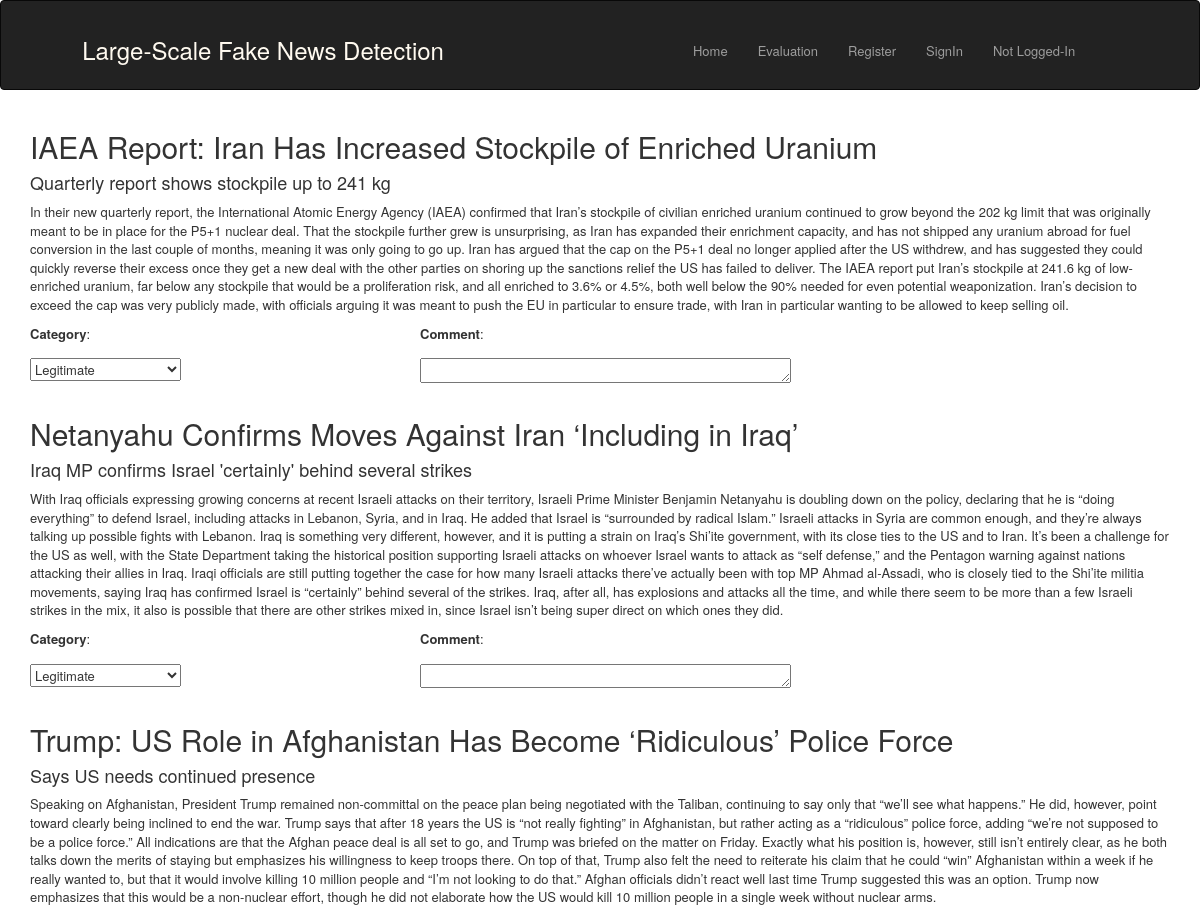
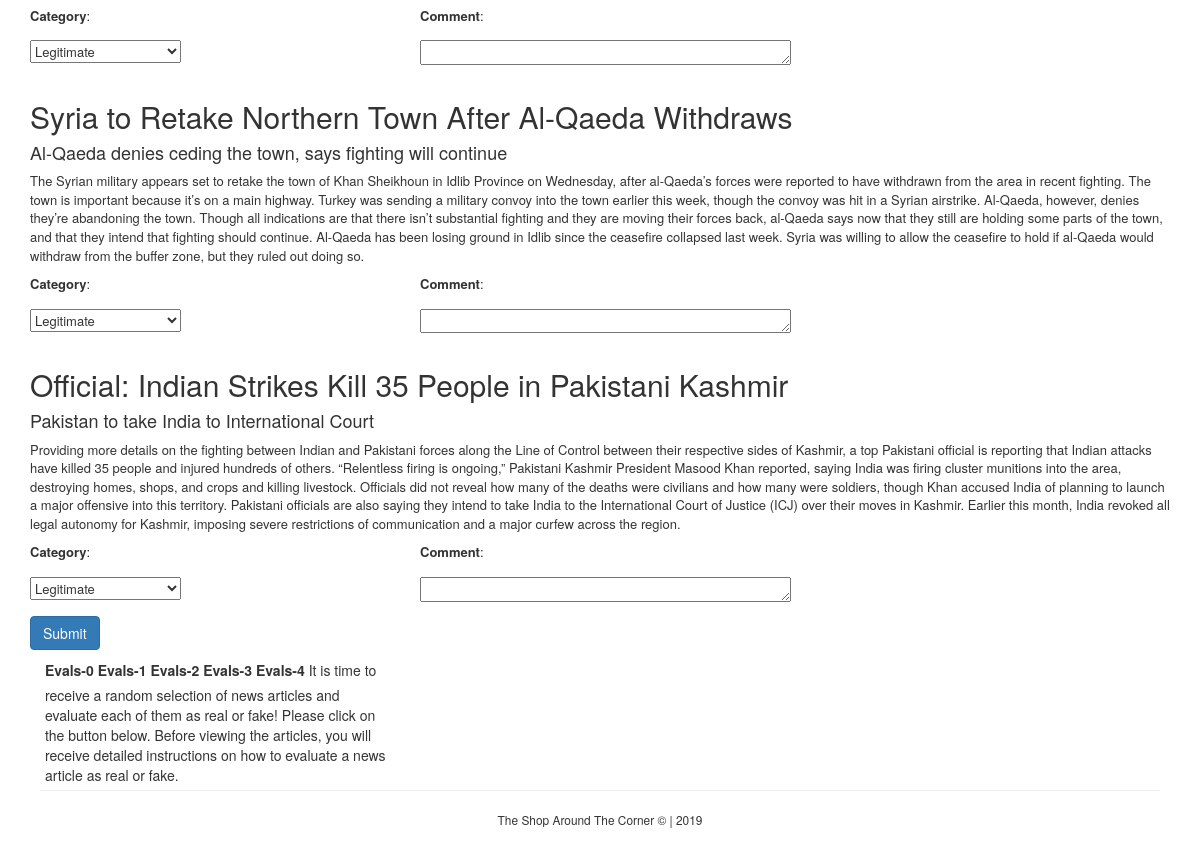
Screenshot of /evaluation with the database file from the repository (2 pictures, top to bottom).
### app/catalog/models.py (models this page shows, shortened)
class Book(db.Model):
    __tablename__ = 'book'
    id = db.Column(db.Integer, primary_key=True)
    title = db.Column(db.String(500), nullable=False, index=True)
    subtitle = db.Column(db.String(500))
    text = db.Column(db.String(50000), nullable=False)
    url = db.Column(db.String(500), index=True)
    pub_date = db.Column(db.DateTime, default=datetime.utcnow())
    pub_id = db.Column(db.Integer, db.ForeignKey('publication.id'))

### app/eval/routes.py (the view)
@evaluation.route('/evaluation', methods=['GET', 'POST'])
def display_eval_form():
    form = EvaluateManyArticlesForm(request.form)
    articles = np.random.choice(Book.query.all(), size=5, replace=False)
    if form.validate_on_submit():
        for entry in form.evals.entries:
            print(entry.data['category'])
            print(entry.data['comment'])
    return render_template('evaluation_prompt.html', EvalForm=form, Articles=articles, zip=zip)

### app/eval/forms.py
class EvaluateManyArticlesForm(FlaskForm):
    evals = FieldList(FormField(EvaluateArticleForm), min_entries=5)
    submit = SubmitField('Submit')

class EvaluateArticleForm(FlaskForm):
    category = SelectField('Category', choices=[
        ('real', 'Legitimate'), ('fake', 'Fake'), ('satire', 'Satire'),
        ('partisan', 'Extreme Partisan Bias'), ('conspiracy', 'Conspiracy Theory'),
        ('opinion', 'Opinion'), ('convoluted', 'Convoluted')])
    comment = TextAreaField('Comment', validators=[Length(max=1000)])

### app/eval/templates/evaluation_prompt.html (shortened to what this page needs)
{% extends 'layout.html' %}
{% block content %}
<div class="container">
    <form action="{{ url_for('evaluation.display_eval_form') }}" method="POST">
        {% for article, eval in zip(Articles, EvalForm.evals) %}
            <h2> {{ article.title }} </h2>
            <h4> {{ article.subtitle }} </h4>
            <p> {{ article.text }} </p>
            <div class="row">
                <div class="col-md-4">
                    <p> {{ eval.form.category.label }}: </p> <p> {{ eval.form.category }} </p>
                </div>
                <div class="col-md-4">
                    <p> {{ eval.form.comment.label }}: </p> <p> {{ eval.form.comment(rows="1", cols="50") }} </p>
                </div>
            </div>
        {% endfor %}
        <p> {{ EvalForm.submit(class="btn btn-primary") }} </p>
    </form>
    <div class="col-md-4">
        {% for article, eval in zip(Articles, EvalForm.evals) %}
            {{ eval.label }}
        {% endfor %}
        It is time to receive a random selection of news articles and evaluate each of them as real or fake!
        Please click on the button below. Before viewing the articles, you will receive detailed instructions
        on how to evaluate a news article as real or fake.
    </div>
</div>
{% endblock content %}

### app/catalog/templates/layout.html (shortened to what this page needs)
{% import "bootstrap/wtf.html" as wtf %}
<!DOCTYPE html>
<html lang="en">
    {% block head %}
        <head>
            <link href="https://maxcdn.bootstrapcdn.com/bootstrap/3.3.7/css/bootstrap.min.css" rel="stylesheet">
            <link href="{{ url_for('static', filename = 'css/styles.css') }}" rel="stylesheet">
        </head>
    {% endblock head %}
    {% block body %}
    <body>
    <div class="wrapper">
        {% block navbar %}
            <nav class="navbar navbar-inverse">
                <div class="container">
                    <a class="navbar navbar-text" href="{{ url_for('main.display_books') }}">
                        <h3 class="title"> Large-Scale Fake News Detection </h3>
                    </a>
                    <ul class="nav navbar-nav pull-right">
                        <li><a href="{{ url_for('main.display_books') }}"> Home </a></li>
                        <li><a href="{{ url_for('evaluation.display_eval_form') }}"> Evaluation </a></li>
                        {% if current_user.is_authenticated %}
                            <li><a href="{{ url_for('authentication.log_out_user') }}"> SignOut </a></li>
                        {% else %}
                            <li><a href="{{ url_for('authentication.register_user') }}"> Register </a></li>
                            <li><a href="{{ url_for('authentication.do_the_login') }}"> SignIn </a></li>
                        {% endif %}
                        <li>
                            <a href="">
                                {% if current_user.is_authenticated %}
                                    Logged-In as <b style="color: deeppink"> {{ current_user.user_name.title() }} </b>
                                {% else %}
                                    Not Logged-In
                                {% endif %}
                            </a>
                        </li>
                    </ul>
                </div>
            </nav>
        {% endblock navbar %}
        {% block content %} {% endblock content %}
        {% block footer %}
            <footer>
                <div class="container ftr">
                    <hr>
                    <p class="text-center small">The Shop Around The Corner &copy;  |  2019</p>
                </div>
            </footer>
        {% endblock footer %}
    </div>
    </body>
    {% endblock body %}
</html>

### app/static/css/styles.css (style rules this page uses)
html, body { height: 100%; margin: 0; padding: 0 }
p, li { font-size: small }
ul { position: relative; top: 25px; right: 7%; }
footer { position: absolute; width: 100%; left:0 ;bottom: 0; height: 40px }
a h3 { position: relative; left: 10% }
.navbar-inverse { height: 5%; }
.ftr { padding: 25px }
.wrapper { position: relative; min-height: 120%; }
.title { color: floralwhite }

### rows the page displays
Book: title "IAEA Report: Iran Has Increased Stockpile of Enriched Uranium", subtitle "Quarterly report shows stockpile up to 241 kg", text "In their new quarterly report, the International Atomic Energy Agency (IAEA) confirmed that Iran’s stockpile of civilian enriched uranium continued to grow beyond the 202 kg limit that was originally meant to be in place for the P5+1 nuclear deal. That the stockpile further grew is unsurprising, as Iran has expanded their enrichment capacity, and has not shipped any uranium abroad for fuel conversion in the last couple of months, meaning it was only going to go up. Iran has argued that the cap on the P5+1 deal no longer applied after the US withdrew, and has suggested they could quickly reverse their excess once they get a new deal with the other parties on shoring up the sanctions relief…", form.category.label "Category", form.comment.label "Comment", label "Evals-0"
Book: title "Netanyahu Confirms Moves Against Iran ‘Including in Iraq’", subtitle "Iraq MP confirms Israel 'certainly' behind several strikes", text "With Iraq officials expressing growing concerns at recent Israeli attacks on their territory, Israeli Prime Minister Benjamin Netanyahu is doubling down on the policy, declaring that he is “doing everything” to defend Israel, including attacks in Lebanon, Syria, and in Iraq. He added that Israel is “surrounded by radical Islam.” Israeli attacks in Syria are common enough, and they’re always talking up possible fights with Lebanon. Iraq is something very different, however, and it is putting a strain on Iraq’s Shi’ite government, with its close ties to the US and to Iran. It’s been a challenge for the US as well, with the State Department taking the historical position supporting Israeli…", form.category.label "Category", form.comment.label "Comment", label "Evals-1"
Book: title "Trump: US Role in Afghanistan Has Become ‘Ridiculous’ Police Force", subtitle "Says US needs continued presence", text "Speaking on Afghanistan, President Trump remained non-committal on the peace plan being negotiated with the Taliban, continuing to say only that “we’ll see what happens.” He did, however, point toward clearly being inclined to end the war. Trump says that after 18 years the US is “not really fighting” in Afghanistan, but rather acting as a “ridiculous” police force, adding “we’re not supposed to be a police force.” All indications are that the Afghan peace deal is all set to go, and Trump was briefed on the matter on Friday. Exactly what his position is, however, still isn’t entirely clear, as he both talks down the merits of staying but emphasizes his willingness to keep troops there. On…", form.category.label "Category", form.comment.label "Comment", label "Evals-2"
Book: title "Syria to Retake Northern Town After Al-Qaeda Withdraws", subtitle "Al-Qaeda denies ceding the town, says fighting will continue", text "The Syrian military appears set to retake the town of Khan Sheikhoun in Idlib Province on Wednesday, after al-Qaeda’s forces were reported to have withdrawn from the area in recent fighting. The town is important because it’s on a main highway. Turkey was sending a military convoy into the town earlier this week, though the convoy was hit in a Syrian airstrike. Al-Qaeda, however, denies they’re abandoning the town. Though all indications are that there isn’t substantial fighting and they are moving their forces back, al-Qaeda says now that they still are holding some parts of the town, and that they intend that fighting should continue. Al-Qaeda has been losing ground in Idlib since the…", form.category.label "Category", form.comment.label "Comment", label "Evals-3"
Book: title "Official: Indian Strikes Kill 35 People in Pakistani Kashmir", subtitle "Pakistan to take India to International Court", text "Providing more details on the fighting between Indian and Pakistani forces along the Line of Control between their respective sides of Kashmir, a top Pakistani official is reporting that Indian attacks have killed 35 people and injured hundreds of others. “Relentless firing is ongoing,” Pakistani Kashmir President Masood Khan reported, saying India was firing cluster munitions into the area, destroying homes, shops, and crops and killing livestock. Officials did not reveal how many of the deaths were civilians and how many were soldiers, though Khan accused India of planning to launch a major offensive into this territory. Pakistani officials are also saying they intend to take India to the…", form.category.label "Category", form.comment.label "Comment", label "Evals-4"
